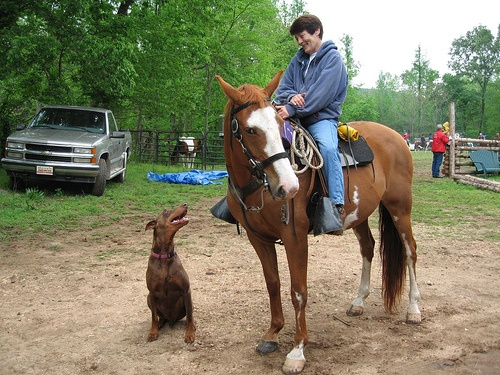
#> input picture 基础知识/08.图片处理/data/02.jpg, 500 x 375 px
$ jupyter execute '02.滤波03.ipynb'   (older library calls are emulated)
#> lines starting #> are read from the running program, lines starting #| are printed output that depends on the picture
图片处理之滤波
===

# 7.微分滤波器
微分滤波器对图像亮度急剧变化的边缘有提取效果，可以获得邻接像素的差值。纵向使用$\begin{bmatrix}
0&-1&0 \\
0&1&0 \\
0&0&0
\end{bmatrix}$，横向使用$\begin{bmatrix}
0&0&0 \\
-1&1&0 \\
0&0&0
\end{bmatrix}$

[cell 1]
import matplotlib.pyplot as plt
import numpy as np
import cv2

image = cv2.imread("data/02.jpg")
#> image is the input picture: shape (375, 500, 3); mean B, G, R 101, 127.1, 128.4

b = image[:, :, 0].copy()
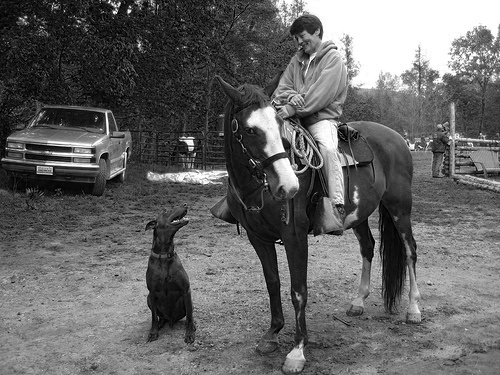
#> b: shape (375, 500); min 0, max 255, mean 101
g = image[:, :, 1].copy()
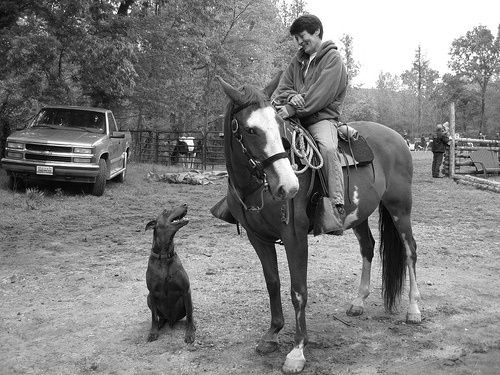
#> g: shape (375, 500); min 0, max 255, mean 127.1
r = image[:, :, 2].copy()
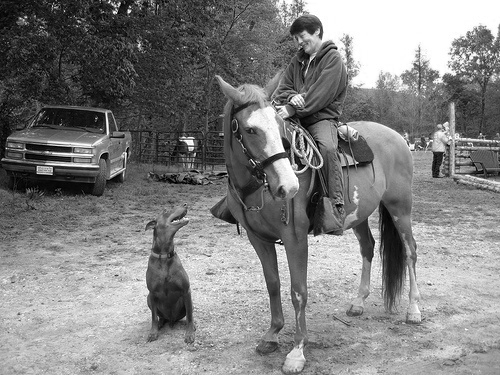
#> r: shape (375, 500); min 0, max 255, mean 128.4
gray = 0.2126 * r + 0.7152 * g + 0.0722 * b
gray = gray.astype(np.uint8)

#region filter
H,W = gray.shape
#> H = 375; W = 500
k_size = 3
pad = k_size//2
out = np.zeros((H + pad * 2, W + pad * 2), dtype=np.float)
out[pad : pad + H, pad : pad + W] = gray.copy().astype(np.float)
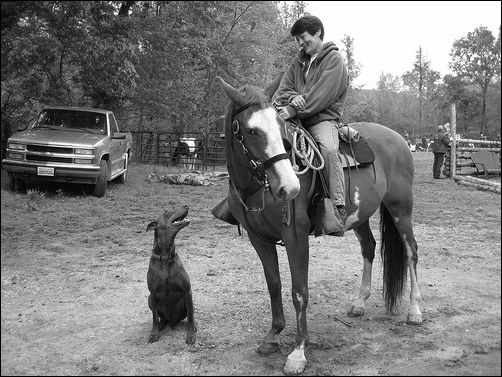
#> out: shape (377, 502) float64; min 0, max 254, mean 123.8
tmp = out.copy()

out_v = out.copy()
out_h = out.copy()

kv = [[0., -1., 0.], [0., 1., 0.], [0., 0., 0.]]
kh = [[0., 0., 0.], [-1., 1., 0.], [0., 0., 0.]]

for y in range(H):
    for x in range(W):
        out_v[pad + y, pad + x] = np.sum(kv * (tmp[y : y+k_size, x : x+k_size]))
        out_h[pad + y, pad + x] = np.sum(kh * (tmp[y : y+k_size, x : x+k_size]))

out_v = np.clip(out_v, 0, 255)
out_h = np.clip(out_h, 0, 255)

out_v = out_v[pad: pad + H, pad: pad + W].astype(np.uint8)
#> out_v: shape (375, 500)
out_h = out_h[pad: pad + H, pad: pad + W].astype(np.uint8)
#> out_h: shape (375, 500)
#endregion filter

plt.figure(figsize=(10,8), facecolor='white')
plt.subplot(1,4,1)
plt.imshow(cv2.cvtColor(image, cv2.COLOR_BGR2RGB))

plt.subplot(1,4,2)
plt.imshow(cv2.cvtColor(gray, cv2.COLOR_BGR2RGB))

plt.subplot(1,4,3)
plt.imshow(cv2.cvtColor(out_h, cv2.COLOR_BGR2RGB))

plt.subplot(1,4,4)
plt.imshow(cv2.cvtColor(out_v, cv2.COLOR_BGR2RGB))

# 8.Sobel滤波器

Sobel滤波器可以提取特定方向的边缘，定义如下：

纵向$\begin{bmatrix}
1&2&1 \\
0&0&0 \\
-1&-2&-1
\end{bmatrix}$，横向$\begin{bmatrix}
1&0&-1 \\
2&0&-2 \\
1&0&-1
\end{bmatrix}$

[cell 2]
import matplotlib.pyplot as plt
import numpy as np
import cv2

image = cv2.imread("data/02.jpg")

b = image[:, :, 0].copy()
g = image[:, :, 1].copy()
r = image[:, :, 2].copy()
gray = 0.2126 * r + 0.7152 * g + 0.0722 * b
gray = gray.astype(np.uint8)

#region filter
H,W = gray.shape
k_size = 3
pad = k_size//2
out = np.zeros((H + pad * 2, W + pad * 2), dtype=np.float)
out[pad : pad + H, pad : pad + W] = gray.copy().astype(np.float)
tmp = out.copy()

out_v = out.copy()
out_h = out.copy()

kv = [[1., 2., 1.], [0., 0., 0.], [-1., -2., -1.]]
kh = [[1., 0., -1.], [2., 0., -2.], [1., 0., -1.]]

for y in range(H):
    for x in range(W):
        out_v[pad + y, pad + x] = np.sum(kv * (tmp[y : y+k_size, x : x+k_size]))
        out_h[pad + y, pad + x] = np.sum(kh * (tmp[y : y+k_size, x : x+k_size]))
#> out_h: shape (377, 502) float64
#> out_v: shape (377, 502) float64

out_v = np.clip(out_v, 0, 255)
out_h = np.clip(out_h, 0, 255)

out_v = out_v[pad: pad + H, pad: pad + W].astype(np.uint8)
#> out_v: shape (375, 500)
out_h = out_h[pad: pad + H, pad: pad + W].astype(np.uint8)
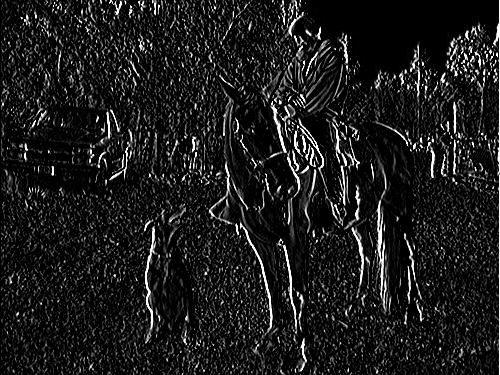
#> out_h: shape (375, 500); min 0, max 255, mean 27.5
#endregion filter

plt.figure(figsize=(10,8), facecolor='white')
plt.subplot(1,4,1)
plt.imshow(cv2.cvtColor(image, cv2.COLOR_BGR2RGB))

plt.subplot(1,4,2)
plt.imshow(cv2.cvtColor(gray, cv2.COLOR_BGR2RGB))

plt.subplot(1,4,3)
plt.imshow(cv2.cvtColor(out_h, cv2.COLOR_BGR2RGB))

plt.subplot(1,4,4)
plt.imshow(cv2.cvtColor(out_v, cv2.COLOR_BGR2RGB))

# 9.Prewitt滤波器

Prewitt滤波器适用于边缘检测的一种滤波器，定义如下:

纵向$\begin{bmatrix}
-1&-1&-1 \\
0&0&0 \\
1&1&1
\end{bmatrix}$，横向$\begin{bmatrix}
-1&0&-1 \\
-1&0&1 \\
-1&0&1
\end{bmatrix}$

[cell 3]
import matplotlib.pyplot as plt
import numpy as np
import cv2

image = cv2.imread("data/02.jpg")

b = image[:, :, 0].copy()
g = image[:, :, 1].copy()
r = image[:, :, 2].copy()
gray = 0.2126 * r + 0.7152 * g + 0.0722 * b
gray = gray.astype(np.uint8)

#region filter
H,W = gray.shape
k_size = 3
pad = k_size//2
out = np.zeros((H + pad * 2, W + pad * 2), dtype=np.float)
out[pad : pad + H, pad : pad + W] = gray.copy().astype(np.float)
tmp = out.copy()

out_v = out.copy()
out_h = out.copy()

kv = [[-1., -1., -1.], [0., 0., 0.], [1., 1., 1.]]
kh = [[-1., 0., -1.], [-1., 0., 1.], [-1., 0., 1.]]

for y in range(H):
    for x in range(W):
        out_v[pad + y, pad + x] = np.sum(kv * (tmp[y : y+k_size, x : x+k_size]))
        out_h[pad + y, pad + x] = np.sum(kh * (tmp[y : y+k_size, x : x+k_size]))
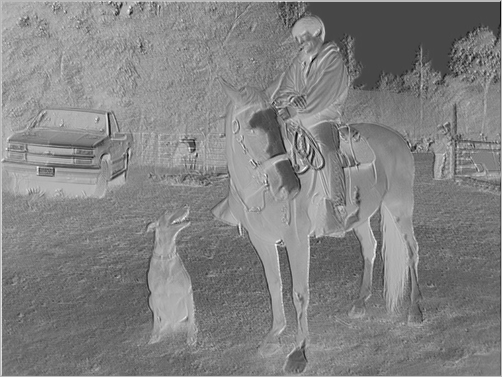
#> out_h: shape (377, 502) float64; min -827, max 309, mean -246.2; drawn with min black and max white
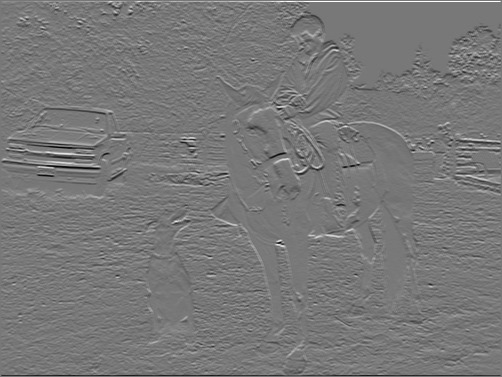
#> out_v: shape (377, 502) float64; min -683, max 762, mean -0.1; drawn with min black and max white

out_v = np.clip(out_v, 0, 255)
out_h = np.clip(out_h, 0, 255)
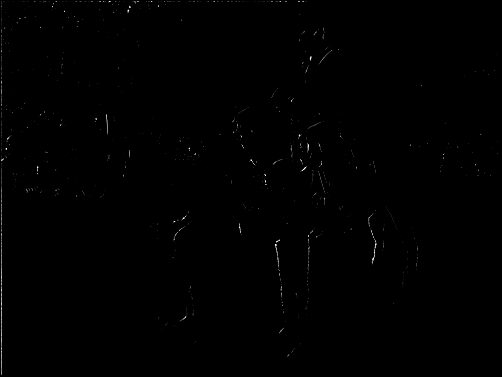
#> out_h: shape (377, 502) float64; min 0, max 255, mean 0.7

out_v = out_v[pad: pad + H, pad: pad + W].astype(np.uint8)
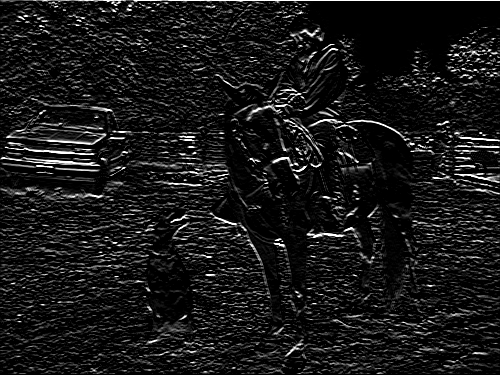
#> out_v: shape (375, 500); min 0, max 255, mean 24.1
out_h = out_h[pad: pad + H, pad: pad + W].astype(np.uint8)
#> out_h: shape (375, 500)
#endregion filter

plt.figure(figsize=(10,8), facecolor='white')
plt.subplot(1,4,1)
plt.imshow(cv2.cvtColor(image, cv2.COLOR_BGR2RGB))

plt.subplot(1,4,2)
plt.imshow(cv2.cvtColor(gray, cv2.COLOR_BGR2RGB))

plt.subplot(1,4,3)
plt.imshow(cv2.cvtColor(out_h, cv2.COLOR_BGR2RGB))

plt.subplot(1,4,4)
plt.imshow(cv2.cvtColor(out_v, cv2.COLOR_BGR2RGB))
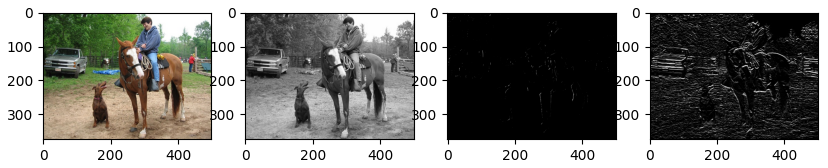
#> figure drawn by matplotlib, 4 panels

$ run again, with 基础知识/08.图片处理/data/01.jpg copied over 基础知识/08.图片处理/data/02.jpg
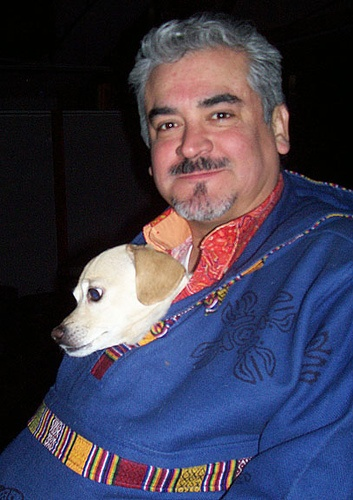
#> input picture 基础知识/08.图片处理/data/01.jpg, 353 x 500 px
#> image is the input picture: shape (500, 353, 3); mean B, G, R 80.9, 60.9, 63.6
#> after the loop `for y in range(H):`:
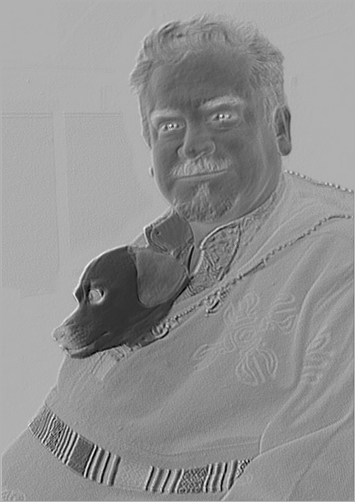
#> out_h: shape (502, 355) float64; min -700, max 306, mean -123; drawn with min black and max white
#> `out_v = out_v[pad: pad + H, pad: pad + W].astype(np.uint8)`:
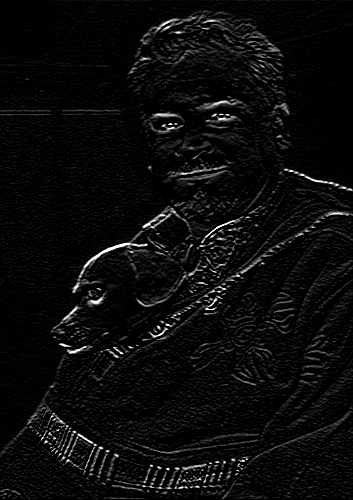
#> out_v: shape (500, 353); min 0, max 255, mean 11.4
